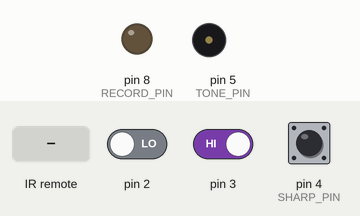
Simulated run of this sketch. Board: Arduino Uno, built with avr-gcc and run on an emulated ATmega328P. Parts: output pins drawn as LEDs (lit = HIGH), buzzer (waves = sounding). Inputs (shaded band) come from the test bench; at power-on: pin 3 HIGH, pin 2 LOW, pin 4 (SHARP_PIN) HIGH.

Above: at 1.2 s.
1.3 s: pin 3 driven LOW
At 2.0 s:
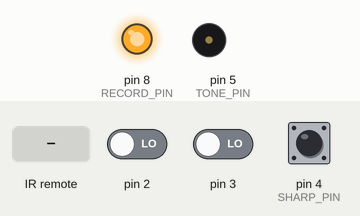
2.8 s: infrared code 0xF5F178FA received
At 3.3 s:
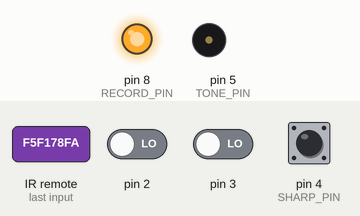
Timing chart, 0 to 5.8 s (numbered marks = the images above; inputs shaded):
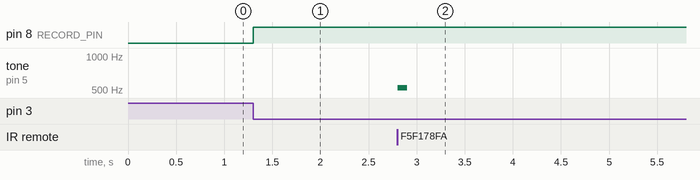

Measured:
- after the input at 1.3 s, pin 8 (RECORD_PIN): LOW → HIGH at once
- after the input at 2.8 s, tone on pin 5 (TONE_PIN): silent → 524 Hz at once, → silent 0.10 s later

The sketch:

Receive.ino
```cpp
#include <IRremote.h>
#include <NewTone.h>

//Defining the frequency codes (in decimal) for the infrared signals
#define BUTTON_1 4126243066
#define BUTTON_2 377844950
#define BUTTON_3 2305726874
#define BUTTON_4 3089630874
#define BUTTON_5 2320905746
#define BUTTON_6 2332256118
#define BUTTON_7 3219541942
#define BUTTON_PLAY 2162296698
#define BUTTON_UP 310486390
#define BUTTON_DOWN 662553406
#define BUTTON_MUTE 2728010551

//Defning pins
#define TONE_PIN 5
int RECV_PIN = 11;
int SHARP_PIN = 4;
int RECORD_PIN = 8;

//Initializing the scale (from C to B)
int scale[] = { 262, 294, 330, 349, 392, 440, 494, 523 };
int octave = 2;

//Initialize the necessary variables
int note_duration[100] = {0};
int recording[100] = {0};
int count = 0;
int tone_freq;
int start_time;

//Initialize variables for more consistent button presses
volatile long last_debounce_time = 0;
volatile long last_lengthen_time = 0;
long debounce_delay = 200;

//Variables to be changed in interrupts
volatile float sharpenScaler = 1;
volatile int state;
volatile boolean lengthening = false;
volatile boolean record = false;

//Initialize IR Recieving
IRrecv irrecv(RECV_PIN);
decode_results results;

volatile int timer1_overflow_count = 0;

void setup()
{
  //Begin interrupts, set up pins
  Serial.begin(9600);
  irrecv.enableIRIn(); // Start the receiver
  attachInterrupt(0,debounce_lengthen, CHANGE);
  attachInterrupt(1, debounce_record, FALLING);
  pinMode(SHARP_PIN, INPUT);
  pinMode(RECV_PIN, INPUT);
  pinMode(RECORD_PIN, OUTPUT);
  state = digitalRead(SHARP_PIN);

  Serial.begin(9600);
  // initialize timer1
  noInterrupts();           // disable all interrupts
  TCCR1A = 0;
  TCCR1B = 0;
  TCNT1=0;
  TCCR1B &= ~(_BV(CS12) | _BV(CS11) | _BV(CS10));
  TCCR1B =  ( _BV(CS12));
  TIMSK1 |= (1 << TOIE1);   // enable timer overflow interrupt
  interrupts();             // enable all interrupts
}

void loop() {
  //Writes if it is currently recording
  digitalWrite(RECORD_PIN, record);
  if (!lengthening) {
    //If the button to lengthen the sound is not pressed, it will stop the tone
    noNewTone(TONE_PIN);
  }
  //Makes the current note sharp if the sharp button is pressed down
  if (digitalRead(SHARP_PIN) != state) {
    state = digitalRead(SHARP_PIN);
    sharpen();
  }
  //Read the results from the infrared sensor
  if (irrecv.decode(&results)) {
    if (record && count >= 0) {
      //If its currently recording, add notes to the array, and keep track of the duration in-between
      note_duration[count] = new_millis() - start_time;
      start_time = new_millis();
      recording[count] = read_infrared();
    }
    else {
      read_infrared();
    }
    irrecv.resume(); // Receive the next value
  }
  delay(100);
}

void play() {
  //This function plays the recording when the "INFO" buton is pressed
  count = 0;
  while (recording[count] != 0) {
    //Delay the amount of time in-between note presses, loops until theres no notes
    delay(note_duration[count]);
    //Plays the tone at the given index
    NewTone(TONE_PIN, recording[count], 100);
    //Increment the counter
    count++;
    if (irrecv.decode(&results)) {
      //Checks to see if the mute button has been pressed, if so, stop the playback
      if (results.value == 2728010551) {
        break;
      }
      irrecv.resume();
    }

  }
  count = 0;
}
void sharpen() {
  //Multiplies the note by a scalar, this makes notes sharp
  sharpenScaler = 1.05949 / sharpenScaler;
  Serial.println("SHARPENING");
}
void stopTone() {
  //This function stops the current tone
  noNewTone(TONE_PIN); // Turn off the tone.
}


void debounce_record() {
  //We found buttons to be unreliable, so we check if the button was pressed multiple times
  //In a given interval. If so, we only trigger the function once.
  if ((new_millis() - last_debounce_time) >= debounce_delay) {
    toggle_record();

  }
  //Keeps track of the last time the button was pressed
  last_debounce_time = new_millis();
}

void debounce_lengthen(){
  //Same as the debounce_record function, but to lengthen notes
  if((new_millis()-last_lengthen_time)>=debounce_delay){
    lengthen();
  }
  last_lengthen_time = new_millis();
}

void lengthen() {
  //This function is called from the interrupt function
  lengthening = !lengthening;
}
void toggle_record() {
  //This toggles the recording - stops and starts it
  count = 0;
  //Keep track of the start time, set record on/off
  start_time = new_millis();
  record = !record;
  //If the function is recording, reset the array of notes
  if (record) {
    for (int i = 0 ; i < 50 ; i++) {
      recording[i] = 0;
    }
  }
}
float read_infrared() {
  //This function parses infrared values
  //Serial.println(results.value);
  tone_freq = 0;
  if (results.value == BUTTON_1 ) {
    //For buttons 1-7, it gets the note. Then it adjusts the frequency according to what octave you're on and if it's sharp or natural
    NewTone(TONE_PIN, scale[0]*sharpenScaler * octave);
    tone_freq = scale[0] * sharpenScaler * octave;
    count++;
    //Create the note, set a variable so we can record it
  }
  else if (results.value == BUTTON_2 ) {
    NewTone(TONE_PIN, scale[1]*sharpenScaler * octave);
    tone_freq = scale[1] * sharpenScaler * octave;
    count++;
  }
  else if (results.value == BUTTON_3 ) {
    NewTone(TONE_PIN, scale[2]*sharpenScaler * octave);
    tone_freq = scale[2] * sharpenScaler * octave;
    count++;
  }
  else if (results.value == BUTTON_4 ) {
    NewTone(TONE_PIN, scale[3]*sharpenScaler * octave);
    tone_freq = scale[3] * sharpenScaler * octave;
    count++;
  }
  else if (results.value == BUTTON_5 ) {
    NewTone(TONE_PIN, scale[4]*sharpenScaler * octave);
    tone_freq = scale[4] * sharpenScaler * octave;
    count++;
  }
  else if (results.value == BUTTON_6 ) {
    NewTone(TONE_PIN, scale[5]*sharpenScaler * octave);
    tone_freq = scale[5] * sharpenScaler * octave;
    count++;
  }
  else if (results.value == BUTTON_7 ) {
    NewTone(TONE_PIN, scale[6]*sharpenScaler * octave);
    tone_freq = scale[6] * sharpenScaler * octave;
    count++;
  }
  else if (results.value == BUTTON_UP ) {
    //Frequencies between octaves are a scalar multiple of 2, so if BUTTON_UP is pressed, the octave will be increased
    if (octave <= 16) {
      octave *= 2;
    }
  }
  else if (results.value == BUTTON_DOWN ) {
    if (octave != 1) {
      octave /= 2;
    }
  }
  else if (results.value == BUTTON_MUTE ) {
    noNewTone(TONE_PIN);
  }
  else if (results.value == BUTTON_PLAY) {
    play();
  }
  if (count > 49) {
    //automatically stop recording once limit of recording is reached
    toggle_record();
  }
  return tone_freq; //returns the frequency played to record
}

ISR(TIMER1_OVF_vect)
{
  TCNT1=0;
  timer1_overflow_count++;
}

unsigned long new_millis()
{
  return (TCNT1+timer1_overflow_count*65536)/256.0;
}
```
